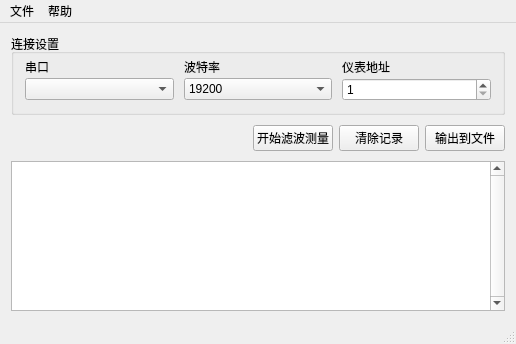
<?xml version="1.0" encoding="UTF-8"?>
<ui version="4.0">
 <class>MainWindowClass</class>
 <widget class="QMainWindow" name="MainWindowClass">
  <property name="geometry">
   <rect>
    <x>0</x>
    <y>0</y>
    <width>516</width>
    <height>344</height>
   </rect>
  </property>
  <property name="windowTitle">
   <string>电磁兼容综合电参量测试仪</string>
  </property>
  <property name="windowIcon">
   <iconset resource="../data/SJzw3415.qrc">
    <normaloff>:/images/zw3415.png</normaloff>:/images/zw3415.png</iconset>
  </property>
  <widget class="QWidget" name="centralWidget">
   <layout class="QGridLayout" name="gridLayout_3">
    <property name="spacing">
     <number>10</number>
    </property>
    <item row="0" column="0">
     <widget class="QGroupBox" name="groupBox">
      <property name="title">
       <string>连接设置</string>
      </property>
      <layout class="QGridLayout" name="gridLayout">
       <property name="topMargin">
        <number>4</number>
       </property>
       <property name="horizontalSpacing">
        <number>10</number>
       </property>
       <property name="verticalSpacing">
        <number>2</number>
       </property>
       <item row="0" column="0">
        <widget class="QLabel" name="label">
         <property name="text">
          <string>串口</string>
         </property>
        </widget>
       </item>
       <item row="0" column="1">
        <widget class="QLabel" name="label_2">
         <property name="text">
          <string>波特率</string>
         </property>
        </widget>
       </item>
       <item row="1" column="0">
        <widget class="QComboBox" name="serialPort"/>
       </item>
       <item row="1" column="1">
        <widget class="QComboBox" name="baud">
         <property name="currentIndex">
          <number>3</number>
         </property>
         <item>
          <property name="text">
           <string>1200</string>
          </property>
         </item>
         <item>
          <property name="text">
           <string>4800</string>
          </property>
         </item>
         <item>
          <property name="text">
           <string>9600</string>
          </property>
         </item>
         <item>
          <property name="text">
           <string>19200</string>
          </property>
         </item>
         <item>
          <property name="text">
           <string>38400</string>
          </property>
         </item>
         <item>
          <property name="text">
           <string>57600</string>
          </property>
         </item>
         <item>
          <property name="text">
           <string>115200</string>
          </property>
         </item>
        </widget>
       </item>
       <item row="1" column="2">
        <widget class="QSpinBox" name="slaveID">
         <property name="minimum">
          <number>1</number>
         </property>
         <property name="maximum">
          <number>254</number>
         </property>
        </widget>
       </item>
       <item row="0" column="2">
        <widget class="QLabel" name="label_3">
         <property name="text">
          <string>仪表地址</string>
         </property>
        </widget>
       </item>
      </layout>
     </widget>
    </item>
    <item row="2" column="0">
     <widget class="QTableView" name="resultTable">
      <property name="verticalScrollBarPolicy">
       <enum>Qt::ScrollBarAlwaysOn</enum>
      </property>
      <attribute name="horizontalHeaderStretchLastSection">
       <bool>true</bool>
      </attribute>
     </widget>
    </item>
    <item row="1" column="0">
     <layout class="QHBoxLayout" name="horizontalLayout">
      <item>
       <spacer name="horizontalSpacer">
        <property name="orientation">
         <enum>Qt::Horizontal</enum>
        </property>
        <property name="sizeHint" stdset="0">
         <size>
          <width>40</width>
          <height>20</height>
         </size>
        </property>
       </spacer>
      </item>
      <item>
       <widget class="QPushButton" name="btFTest">
        <property name="text">
         <string>开始滤波测量</string>
        </property>
        <property name="checkable">
         <bool>true</bool>
        </property>
       </widget>
      </item>
      <item>
       <widget class="QPushButton" name="btClear">
        <property name="text">
         <string>清除记录</string>
        </property>
       </widget>
      </item>
      <item>
       <widget class="QPushButton" name="btExportFile">
        <property name="text">
         <string>输出到文件</string>
        </property>
       </widget>
      </item>
     </layout>
    </item>
   </layout>
  </widget>
  <widget class="QStatusBar" name="statusBar"/>
  <widget class="QMenuBar" name="menuBar">
   <property name="geometry">
    <rect>
     <x>0</x>
     <y>0</y>
     <width>516</width>
     <height>23</height>
    </rect>
   </property>
   <property name="defaultUp">
    <bool>false</bool>
   </property>
   <widget class="QMenu" name="menuFile">
    <property name="tearOffEnabled">
     <bool>false</bool>
    </property>
    <property name="title">
     <string>文件</string>
    </property>
    <addaction name="actionQuit"/>
   </widget>
   <widget class="QMenu" name="menuHelp">
    <property name="title">
     <string>帮助</string>
    </property>
    <addaction name="actionAbout_SJzw3415"/>
   </widget>
   <addaction name="menuFile"/>
   <addaction name="menuHelp"/>
  </widget>
  <action name="actionQuit">
   <property name="text">
    <string>退出</string>
   </property>
   <property name="shortcut">
    <string>Ctrl+Q</string>
   </property>
  </action>
  <action name="actionAbout_SJzw3415">
   <property name="text">
    <string>关于电参量综合测量系统</string>
   </property>
  </action>
 </widget>
 <layoutdefault spacing="6" margin="11"/>
 <resources>
  <include location="../data/SJzw3415.qrc"/>
 </resources>
 <connections>
  <connection>
   <sender>actionQuit</sender>
   <signal>triggered()</signal>
   <receiver>MainWindowClass</receiver>
   <slot>close()</slot>
   <hints>
    <hint type="sourcelabel">
     <x>-1</x>
     <y>-1</y>
    </hint>
    <hint type="destinationlabel">
     <x>214</x>
     <y>236</y>
    </hint>
   </hints>
  </connection>
  <connection>
   <sender>actionAbout_SJzw3415</sender>
   <signal>triggered()</signal>
   <receiver>MainWindowClass</receiver>
   <slot>aboutSoftware()</slot>
   <hints>
    <hint type="sourcelabel">
     <x>-1</x>
     <y>-1</y>
    </hint>
    <hint type="destinationlabel">
     <x>257</x>
     <y>171</y>
    </hint>
   </hints>
  </connection>
  <connection>
   <sender>btFTest</sender>
   <signal>toggled(bool)</signal>
   <receiver>MainWindowClass</receiver>
   <slot>ctrlMeterTimer(bool)</slot>
   <hints>
    <hint type="sourcelabel">
     <x>343</x>
     <y>149</y>
    </hint>
    <hint type="destinationlabel">
     <x>351</x>
     <y>112</y>
    </hint>
   </hints>
  </connection>
  <connection>
   <sender>btClear</sender>
   <signal>clicked()</signal>
   <receiver>MainWindowClass</receiver>
   <slot>clearTable()</slot>
   <hints>
    <hint type="sourcelabel">
     <x>405</x>
     <y>141</y>
    </hint>
    <hint type="destinationlabel">
     <x>400</x>
     <y>150</y>
    </hint>
   </hints>
  </connection>
  <connection>
   <sender>btExportFile</sender>
   <signal>clicked()</signal>
   <receiver>MainWindowClass</receiver>
   <slot>exportToFile()</slot>
   <hints>
    <hint type="sourcelabel">
     <x>455</x>
     <y>141</y>
    </hint>
    <hint type="destinationlabel">
     <x>445</x>
     <y>150</y>
    </hint>
   </hints>
  </connection>
 </connections>
 <slots>
  <slot>aboutSoftware()</slot>
  <slot>changePortInfo()</slot>
  <slot>ctrlMeterTimer(bool)</slot>
  <slot>clearTable()</slot>
  <slot>exportToFile()</slot>
 </slots>
</ui>
